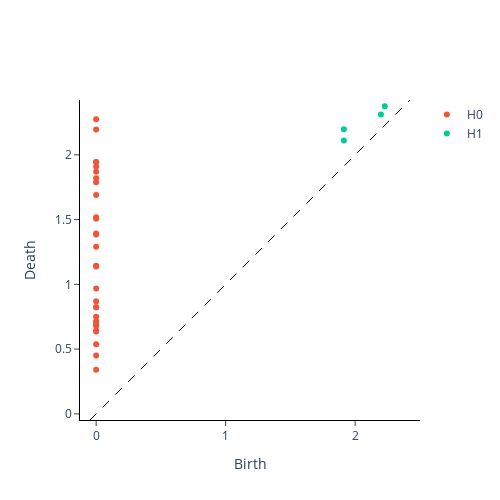

Notebook code cell kept with this figure:
### Markdown cell above
In the plot below for a single window, the generators of each homology dimension $H_0$ and $H_1$ are coloured differently:

### Code cell
VR.plot(diagrams, sample=window_num)

### Figure 1 — Plotly figure (JSON) as saved in the notebook; plotly's stock layout.template omitted (floating-point values rounded to 4 significant figures)
{"data": [{"hoverinfo": "none", "line": {"color": "black", "dash": "dash", "width": 1}, "mode": "lines", "showlegend": false, "type": "scatter", "x": [-0.04752, 2.424], "y": [-0.04752, 2.424]}, {"hoverinfo": "text", "hovertext": ["(0.0, 0.3401477038860321)", "(0.0, 0.45000457763671875)", "(0.0, 0.5371240377426147)", "(0.0, 0.6360031962394714)", "(0.0, 0.6440514922142029)", "(0.0, 0.679998517036438)", "(0.0, 0.6847586035728455)", "(0.0, 0.7017909288406372)", "(0.0, 0.7156844735145569)", "(0.0, 0.75)", "(0.0, 0.8232831954956055), multiplicity: 2", "(0.0, 0.8232831954956055), multiplicity: 2", "(0.0, 0.8700022101402283)", "(0.0, 0.9677276611328125)", "(0.0, 1.1385067701339722)", "(0.0, 1.1440716981887817)", "(0.0, 1.2896902561187744)", "(0.0, 1.3858575820922852)", "(0.0, 1.3917229175567627)", "(0.0, 1.506290316581726)", "(0.0, 1.5182263851165771)", "(0.0, 1.689849853515625)", "(0.0, 1.787983775138855)", "(0.0, 1.82010817527771)", "(0.0, 1.8700320720672607)", "(0.0, 1.9090571403503418)", "(0.0, 1.9442781209945679), multiplicity: 2", "(0.0, 1.9442781209945679), multiplicity: 2", "(0.0, 2.194953680038452)", "(0.0, 2.275482177734375)"], "mode": "markers", "name": "H0", "type": "scatter", "x": [0, 0, 0, 0, 0, 0, 0, 0, 0, 0, 0, 0, 0, 0, 0, 0, 0, 0, 0, 0, 0, 0, 0, 0, 0, 0, 0, 0, 0, 0], "y": [0.3401, 0.45, 0.5371, 0.636, 0.6441, 0.68, 0.6848, 0.7018, 0.7157, 0.75, 0.8233, 0.8233, 0.87, 0.9677, 1.139, 1.144, 1.29, 1.386, 1.392, 1.506, 1.518, 1.69, 1.788, 1.82, 1.87, 1.909, 1.944, 1.944, 2.195, 2.275]}, {"hoverinfo": "text", "hovertext": ["(2.2290399074554443, 2.3760108947753906)", "(2.1990175247192383, 2.3118815422058105)", "(1.9131407737731934, 2.198570966720581)", "(1.9131407737731934, 2.1115880012512207)"], "mode": "markers", "name": "H1", "type": "scatter", "x": [2.229, 2.199, 1.913, 1.913], "y": [2.376, 2.312, 2.199, 2.112]}], "layout": {"height": 500, "plot_bgcolor": "white", "width": 500, "xaxis": {"autorange": false, "exponentformat": "e", "linecolor": "black", "linewidth": 1, "mirror": false, "range": [-0.04752, 2.424], "showexponent": "all", "showline": true, "side": "bottom", "ticks": "outside", "title": {"text": "Birth"}, "type": "linear", "zeroline": true}, "yaxis": {"autorange": false, "exponentformat": "e", "linecolor": "black", "linewidth": 1, "mirror": false, "range": [-0.04752, 2.424], "scaleanchor": "x", "scaleratio": 1, "showexponent": "all", "showline": true, "side": "left", "ticks": "outside", "title": {"text": "Death"}, "type": "linear", "zeroline": true}}}
